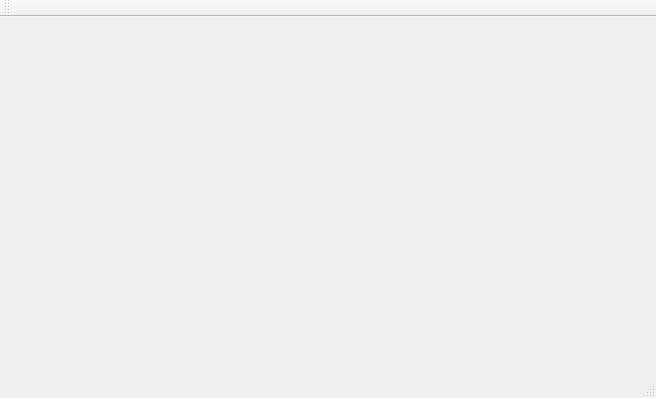
<?xml version="1.0" encoding="UTF-8"?>
<ui version="4.0">
 <class>MainWindow</class>
 <widget class="QMainWindow" name="MainWindow">
  <property name="geometry">
   <rect>
    <x>0</x>
    <y>0</y>
    <width>656</width>
    <height>398</height>
   </rect>
  </property>
  <property name="windowTitle">
   <string>MainWindow</string>
  </property>
  <widget class="QWidget" name="centralWidget">
   <widget class="QwtPlot" name="qwtPlot">
    <property name="geometry">
     <rect>
      <x>160</x>
      <y>50</y>
      <width>400</width>
      <height>200</height>
     </rect>
    </property>
   </widget>
  </widget>
  <widget class="QMenuBar" name="menuBar">
   <property name="geometry">
    <rect>
     <x>0</x>
     <y>0</y>
     <width>656</width>
     <height>25</height>
    </rect>
   </property>
  </widget>
  <widget class="QToolBar" name="mainToolBar">
   <attribute name="toolBarArea">
    <enum>TopToolBarArea</enum>
   </attribute>
   <attribute name="toolBarBreak">
    <bool>false</bool>
   </attribute>
  </widget>
  <widget class="QStatusBar" name="statusBar"/>
 </widget>
 <layoutdefault spacing="6" margin="11"/>
 <customwidgets>
  <customwidget>
   <class>QwtPlot</class>
   <extends>QFrame</extends>
   <header>qwt_plot.h</header>
  </customwidget>
 </customwidgets>
 <resources/>
 <connections/>
</ui>
